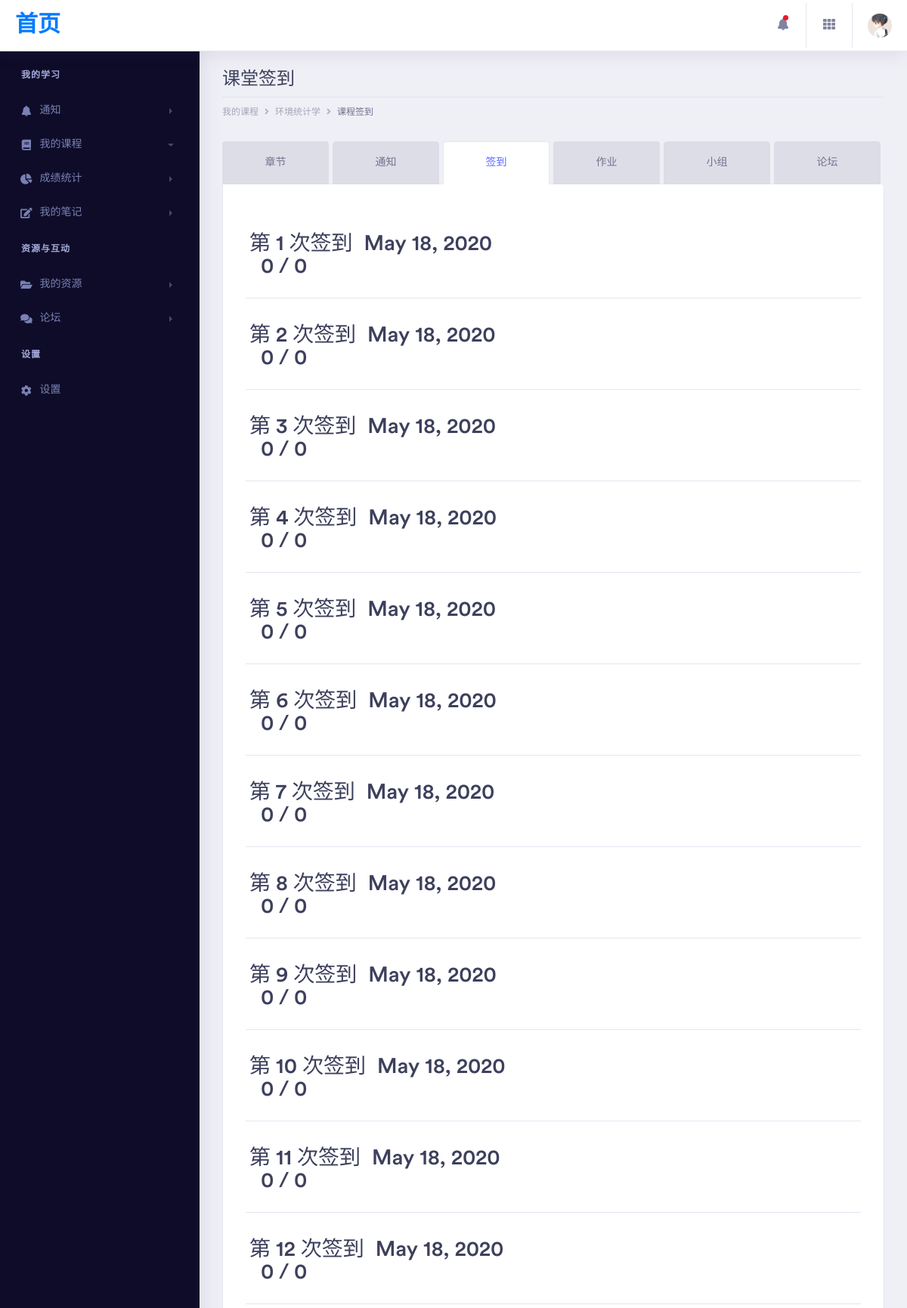
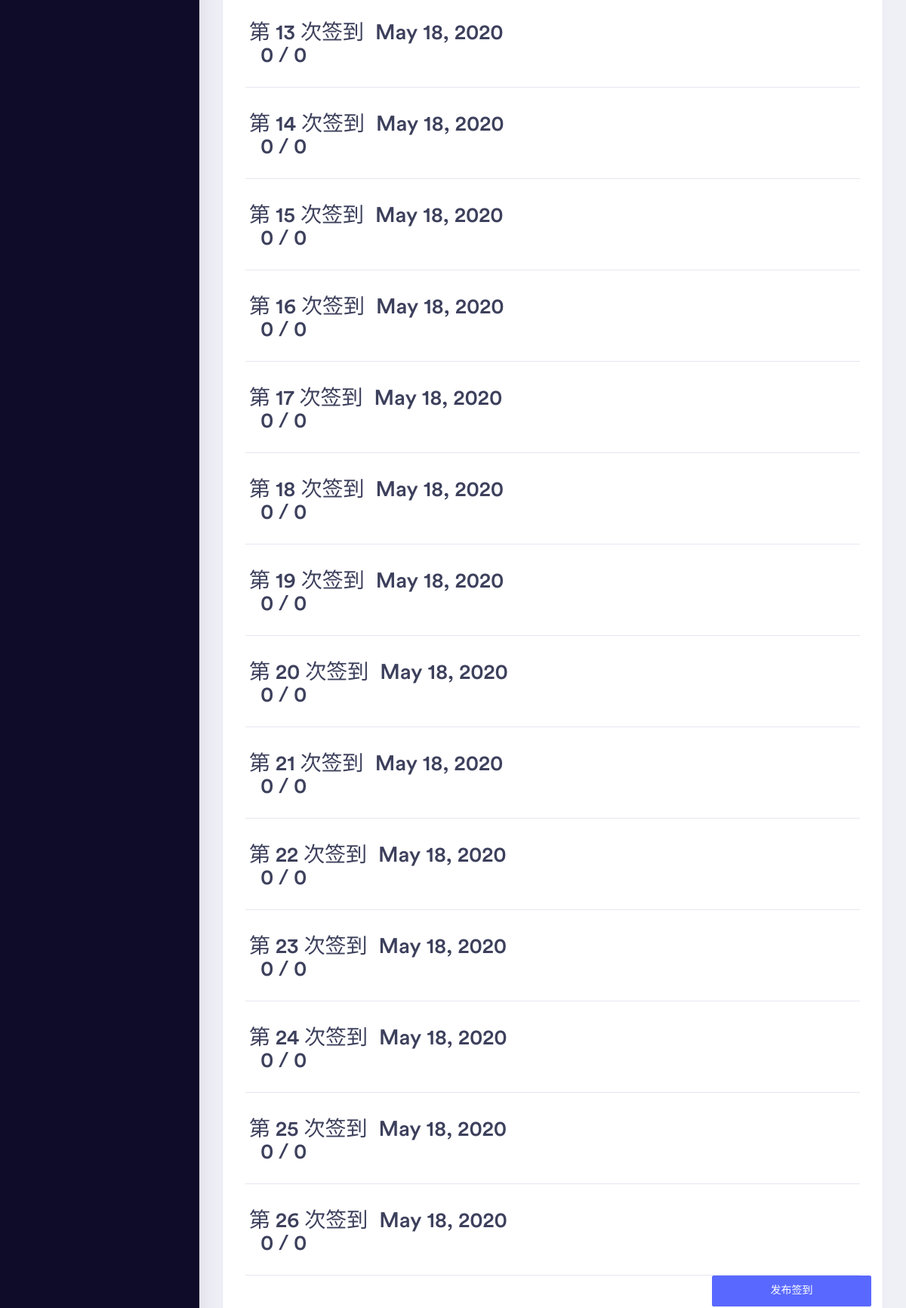
Screenshot of /teacherClass/13/check/ (signed in, upper part) with the database file from the repository (2 pictures, top to bottom).
### db/models.py (models this page shows)
class Class(models.Model):
    class_name = models.CharField(max_length=200)
    create_date = models.DateTimeField(auto_now=True)
    info = models.TextField()
    teachers = models.ManyToManyField(
        Teacher,
        through='TeachMembership',
        through_fields=('class_id', 'teacher')
    )
    tas = models.ManyToManyField(
        TA,
        through='TAMembership',
        through_fields=('class_id', 'ta')
    )
    students = models.ManyToManyField(
        Student,
        through='StudentMembership',
        through_fields=('class_id', 'student'),
    )

class Check(models.Model):
    class_id = models.ForeignKey(Class, on_delete=models.CASCADE)
    batch_number = models.IntegerField()
    create_time = models.DateField(auto_now=True)
    check_string = models.CharField(max_length=250)

### check/views.py (the view, shortened to what this page needs)
# urls.py: path("", check),
@login_required
def check(request, class_id):
    length = 0
    class_name = Class.objects.get(id=class_id).class_name
    is_teacher = is_teacher_of(request.user.id, class_id)
    if is_teacher:
        checks = Check.objects.filter(class_id__id=class_id)
        tmplist = []
        for check in checks:
            batch_number = check.batch_number
            date = check.create_time
            sum = 0
            present = 0
            for bit in check.check_string[1:]:
                if bit == '0':
                    sum += 1
                elif bit == '1':
                    sum += 1
                    present += 1
            tmplist.append({
                'number': batch_number,
                'date': date,
                'present': present,
                'sum': sum
            })
            length = len(tmplist)
    return render(request, "check/check.html", {
        "check_lists": tmplist,
        "class_id": class_id,
        "class_name": class_name,
        "isteacher": is_teacher,
        "len": length
    })

### utils/funcs.py (called while the page is built)
def is_teacher_of(user_id, class_id):
    try:
        cl = Class.objects.get(id=class_id)
        return Teacher.objects.get(id__id=user_id) in cl.teachers.all()
    except Exception as e:
        return False

### templates/check/check.html (shortened to what this page needs)
{% extends "commonTeacher.html" %}
{% block kk %}
    {% load static %}
    <div class="row">
        <div class="col-xl-12 col-lg-12 col-md-12 col-sm-12 col-12">
            <div class="page-header">
                <h2 class="pageheader-title">课堂签到 </h2>
                <div class="page-breadcrumb">
                    <nav aria-label="breadcrumb">
                       <ol class="breadcrumb">
                            <li class="breadcrumb-item"><a href="/teacherClass/allClass/" class="breadcrumb-link">我的课程</a></li>
                            <li class="breadcrumb-item"><a href="/teacherClass/{{ class_id }}/section/" class="breadcrumb-link">{{class_name}}</a></li>
                            <li class="breadcrumb-item active" aria-current="page">课程签到</li>
                        </ol>
                    </nav>
                </div>
            </div>
        </div>
    </div>
      <div class="tab-regular">
            <ul class="nav nav-tabs nav-fill">
                <li class="nav-item">
                    <a class="nav-link" href="/teacherClass/{{ class_id }}/section/">章节</a>
                </li>
                <li class="nav-item">
                    <a class="nav-link" href="/teacherClass/{{ class_id }}/notification/">通知</a>
                </li>
                <li class="nav-item active">
                    <a class="nav-link active" href="/teacherClass/{{ class_id }}/check/">签到</a>
                </li>
                <li class="nav-item">
                    <a class="nav-link" href="/teacherClass/{{ class_id }}/homework/">作业</a>
                </li>
                <li class="nav-item">
                    <a class="nav-link" href="/teacherClass/{{ class_id }}/group/" role="tab">小组</a>
                </li>
                <li class="nav-item">
                    <a class="nav-link" href="/teacherClass/{{ class_id }}/discuss/" role="tab">论坛</a>
                </li>
            </ul>
            <div class="tab-content" id="myTabContent7">
                {% for check in check_lists %}
                    {% if isteacher %}
                    <a href="/teacherClass/{{ class_id }}/check/teacher/{{ check.number }}/">
                        <br>
                        <div class="card-header" >
                            <h2 class="row">
                                <div>
                                    第 {{ check.number }} 次签到
                                </div>
                                <div class="col-xl-4 col-lg-5 col-md-5 col-sm-3 col-3">
                                    {{ check.date }}
                                </div>
                                <div class="col-xl-3 col-lg-5 col-md-5 col-sm-3 col-3">
                                </div>
                                <div class="col-xl-3 col-lg-5 col-md-5 col-sm-3 col-3">
                                  {{ check.present }}  / {{ check.sum }}
                                </div>
                            </h2>
                        </div>
                    </a>
                    {% endif %}
                {% endfor %}
                {% if isteacher %}
                    <div class="row">
                        <div class="col-9"></div>
                        <a class="btn btn-primary col-3" href="/teacherClass/{{ class_id }}/check/create">发布签到</a>
                    </div>
                {% endif %}
            </div>
        </div>
    </div>
{% endblock %}

### rows the page displays
Class: class_name "环境统计学"
Check: date "May 18, 2020"
Check: number "2", date "May 18, 2020", present "0", sum "0"
Check: number "3", date "May 18, 2020", present "0", sum "0"
Check: number "4", date "May 18, 2020", present "0", sum "0"
Check: number "5", date "May 18, 2020", present "0", sum "0"
Check: number "6", date "May 18, 2020", present "0", sum "0"
Check: number "7", date "May 18, 2020", present "0", sum "0"
Check: number "8", date "May 18, 2020", present "0", sum "0"
Check: number "9", date "May 18, 2020", present "0", sum "0"
Check: number "10", date "May 18, 2020", present "0", sum "0"
Check: number "11", date "May 18, 2020", present "0", sum "0"
Check: number "12", date "May 18, 2020", present "0", sum "0"
Check: date "May 18, 2020"
Check: number "14", date "May 18, 2020", present "0", sum "0"
Check: number "15", date "May 18, 2020", present "0", sum "0"
Check: number "16", date "May 18, 2020", present "0", sum "0"
Check: number "17", date "May 18, 2020", present "0", sum "0"
Check: number "18", date "May 18, 2020", present "0", sum "0"
Check: number "19", date "May 18, 2020", present "0", sum "0"
Check: number "20", date "May 18, 2020", present "0", sum "0"
Check: number "21", date "May 18, 2020", present "0", sum "0"
Check: number "22", date "May 18, 2020", present "0", sum "0"
Check: number "23", date "May 18, 2020", present "0", sum "0"
Check: number "24", date "May 18, 2020", present "0", sum "0"
Check: number "25", date "May 18, 2020", present "0", sum "0"
Check: date "May 18, 2020"

### other values shown
{{ check.number }} "1" "13" "26"
{{ check.present }} "0" "0" "0"
{{ check.sum }} "0" "0" "0"
